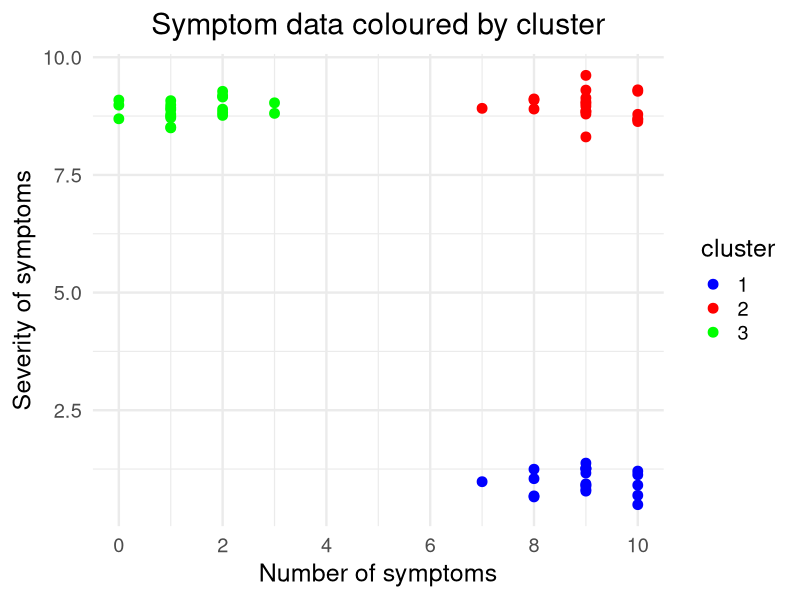
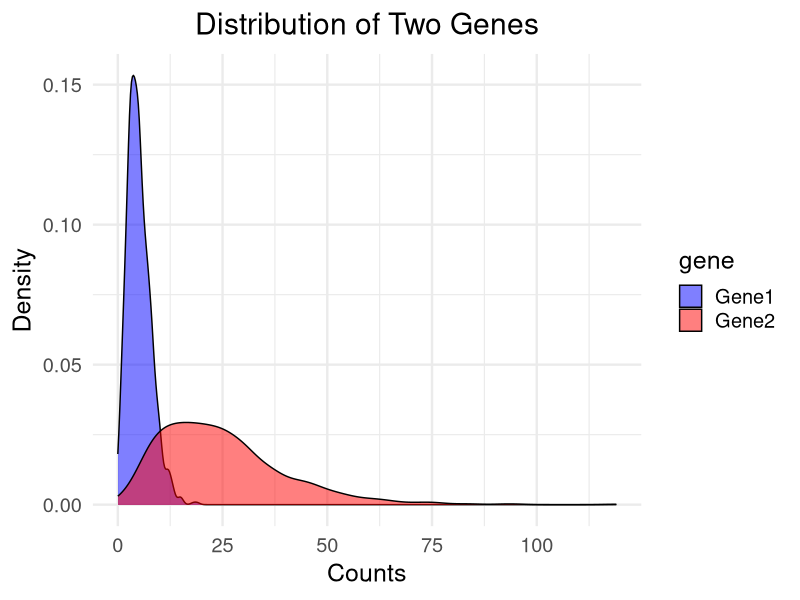
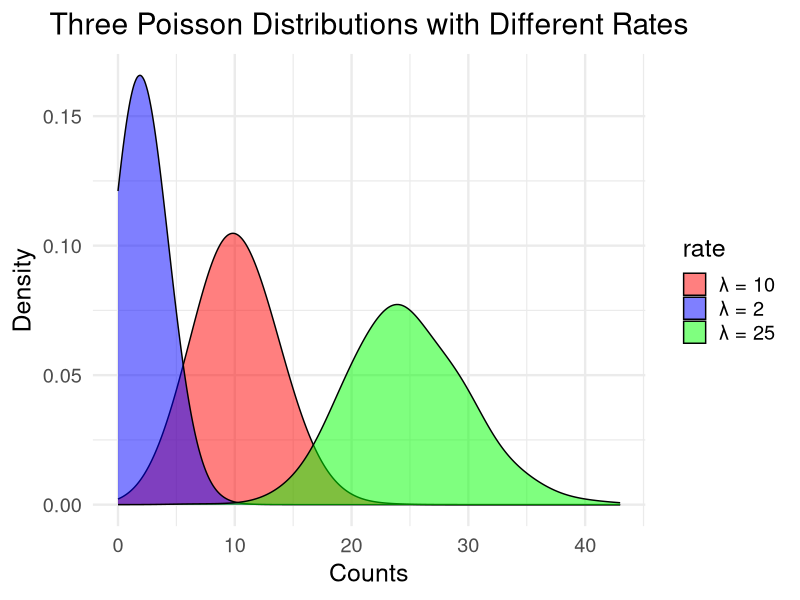
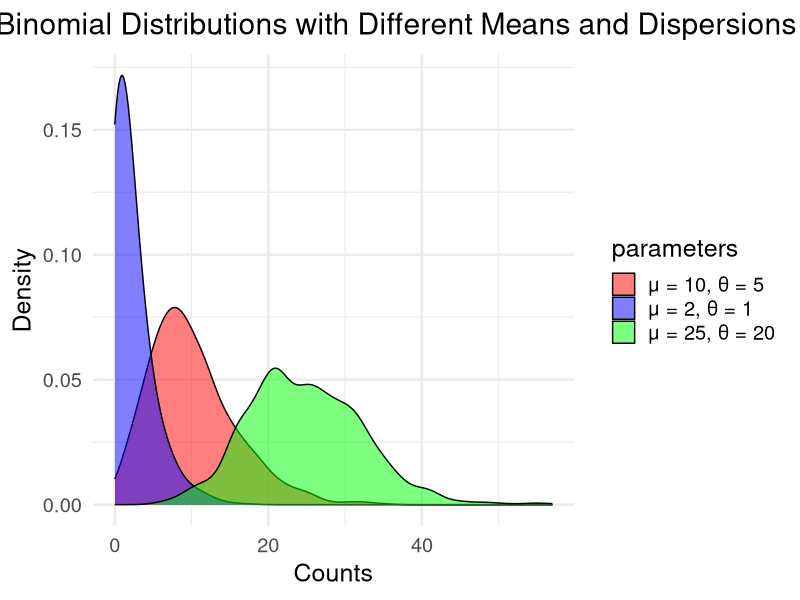
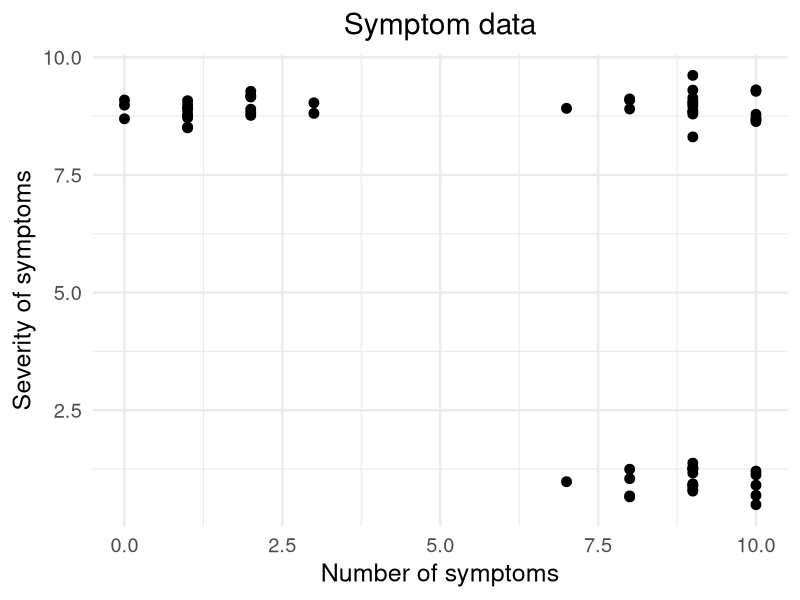
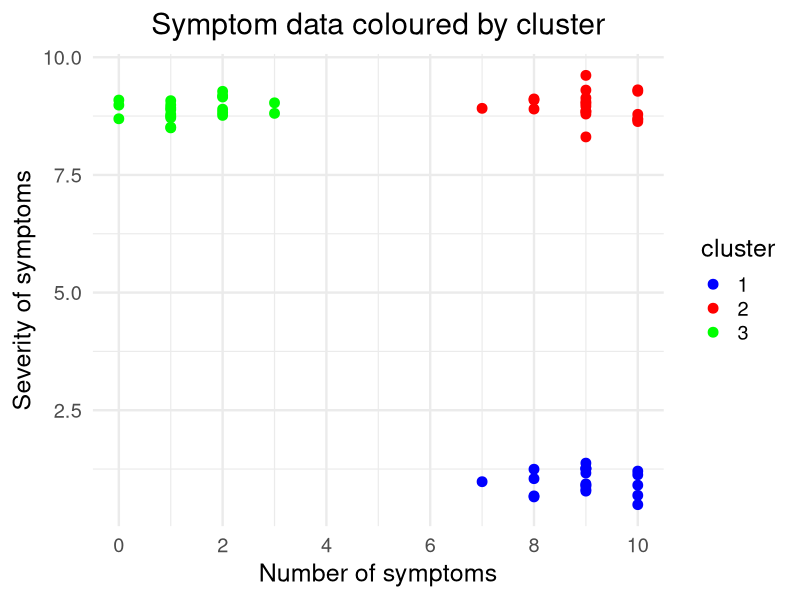
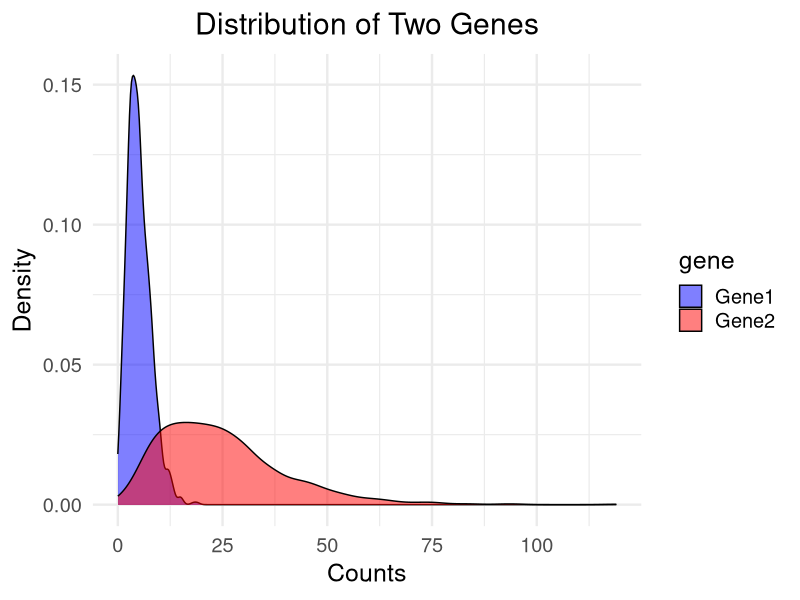
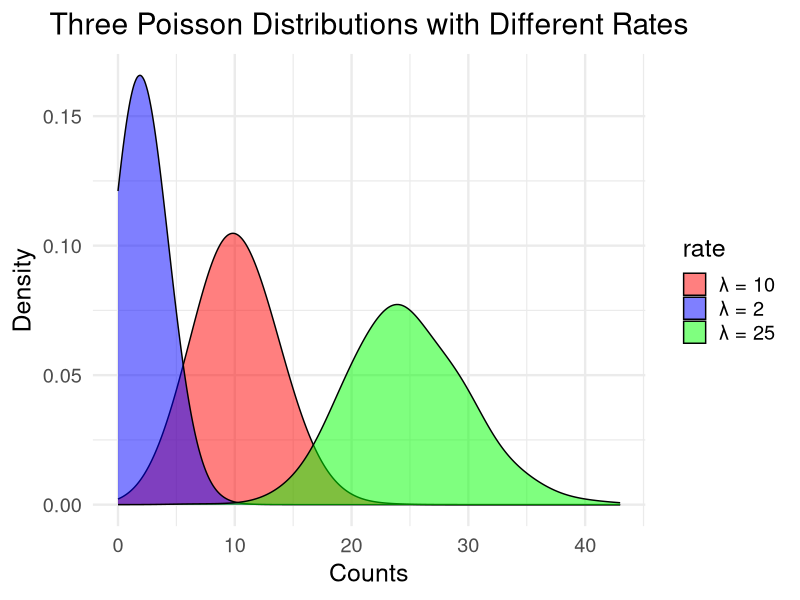

These figures' R source, in order:
library(ggplot2)
library(dplyr)

figure_directory = fs::path("output", "figures")

# Plot 1 : motivation - disease subtypes by severity and number of symptoms

# Simulate very clearly separated symptom data
set.seed(123)

n <- 20  # points per cluster

# Cluster 1: high symptoms, low severity
c1 <- data.frame(
  symptoms = round(rnorm(n, mean = 9, sd = 1), digits = 0),
  severity = rnorm(n, mean = 1, sd = 0.3)
)

# Cluster 2: high symptoms, high severity
c2 <- data.frame(
  symptoms = round(rnorm(n, mean = 9, sd = 1), digits = 0),
  severity = rnorm(n, mean = 9, sd = 0.3)
)

# Cluster 3: low symptoms, high severity
c3 <- data.frame(
  symptoms = round(rnorm(n, mean = 1, sd = 1), digits = 0),
  severity = rnorm(n, mean = 9, sd = 0.3)
)

# Combine clusters and add cluster label
symptom_data <- rbind(c1, c2, c3)
symptom_data$cluster <- factor(rep(1:3, each = n))

# Clip values to 0-10 range
symptom_data$symptoms <- pmax(pmin(symptom_data$symptoms, 10), 0)
symptom_data$severity <- pmax(pmin(symptom_data$severity, 10), 0)

# ---- Plot 1: points uncolored ----
p1 <- ggplot(symptom_data, aes(x = symptoms, y = severity)) +
  geom_point(size = 3) +
  theme_minimal(base_size = 18) +
  labs(title = "Symptom data",
       x = "Number of symptoms",
       y = "Severity of symptoms") + 
  theme(plot.title = element_text(hjust = 0.5))

# ---- Plot 2: points colored by cluster ----
p2 <- ggplot(symptom_data, aes(x = symptoms, y = severity, color = cluster)) +
  geom_point(size = 3) +
  # stat_ellipse(level = 0.95, linetype = "dashed", size = 1) +
  theme_minimal(base_size = 18) +
  labs(title = "Symptom data coloured by cluster",
       x = "Number of symptoms",
       y = "Severity of symptoms") +
  scale_color_manual(values = c("1" = "blue", "2" = "red", "3" = "green")) +
  scale_x_continuous(breaks = scales::breaks_pretty()) +
  theme(plot.title = element_text(hjust = 0.5))

print(p2)

# Example of distribution of two genes

n <- 1000  # number of samples

# Gene 1: small mean, small variance
mu1 <- 5
size1 <- 10  # larger size -> lower variance
gene1 <- rnbinom(n, mu = mu1, size = size1)

# Gene 2: large mean, large variance
mu2 <- 25
size2 <- 3   # smaller size -> higher variance
gene2 <- rnbinom(n, mu = mu2, size = size2)

# Combine into a data frame for ggplot
df <- data.frame(
  counts = c(gene1, gene2),
  gene = factor(rep(c("Gene1", "Gene2"), each = n))
)

# Smoothed histograms (density plots) with transparency
p3 = ggplot(df, aes(x = counts, fill = gene)) +
  geom_density(alpha = 0.5) +   # alpha controls transparency
  scale_fill_manual(values = c("Gene1" = "blue", "Gene2" = "red")) +
  theme_minimal(base_size = 18) +
  labs(title = "Distribution of Two Genes",
       x = "Counts",
       y = "Density") +
  xlim(0, max(df$counts)) + 
  theme(plot.title = element_text(hjust = 0.5))

print(p3)

# Poisson vs negative binomial distributions

# Poisson
# Parameters
lambda_small <- 2
lambda_medium <- 10
lambda_high <- 25
n <- 1000  # number of samples per group

# Labels as strings
labels <- c(paste0("λ = ", lambda_small),
            paste0("λ = ", lambda_medium),
            paste0("λ = ", lambda_high))

# Simulate Poisson data
df <- data.frame(
  counts = c(
    rpois(n, lambda_small),
    rpois(n, lambda_medium),
    rpois(n, lambda_high)
  ),
  rate = factor(rep(labels, each = n))
)

# Plot superposed densities
p4 <- ggplot(df, aes(x = counts, fill = rate)) +
  geom_density(alpha = 0.5, bw = 2) +   # increased bandwidth for smoother curves
  scale_fill_manual(values = c("λ = 2" = "blue", 
                               "λ = 10" = "red", 
                               "λ = 25" = "green")) +
  theme_minimal(base_size = 18) +
  labs(title = "Three Poisson Distributions with Different Rates",
       x = "Counts",
       y = "Density") +
  xlim(0, max(df$counts)) + 
  theme(plot.title = element_text(hjust = 0.5))

print(p4)

# Negative binomial 

# Parameters
mu_values <- c(2, 10, 25)       # low, medium, high mean
theta_values <- c(1, 5, 20)     # low, medium, high dispersion
n <- 1000                       # samples per group

# Labels
labels <- c(
  paste0("μ = ", mu_values[1], ", θ = ", theta_values[1]),
  paste0("μ = ", mu_values[2], ", θ = ", theta_values[2]),
  paste0("μ = ", mu_values[3], ", θ = ", theta_values[3])
)

# Simulate Negative Binomial data
df_nb <- data.frame(
  counts = c(
    rnbinom(n, mu = mu_values[1], size = theta_values[1]),
    rnbinom(n, mu = mu_values[2], size = theta_values[2]),
    rnbinom(n, mu = mu_values[3], size = theta_values[3])
  ),
  parameters = factor(rep(labels, each = n))
)

# Plot superposed densities
p5 <- ggplot(df_nb, aes(x = counts, fill = parameters)) +
  geom_density(alpha = 0.5, bw = 1.5) +   # smoother curves
  scale_fill_manual(values = c("μ = 2, θ = 1" = "blue", 
                               "μ = 10, θ = 5" = "red", 
                               "μ = 25, θ = 20" = "green")) +
  theme_minimal(base_size = 18) +
  labs(title = "Negative Binomial Distributions with Different Means and Dispersions",
       x = "Counts",
       y = "Density") +
  xlim(0, max(df_nb$counts)) +
  theme(plot.title = element_text(hjust = 0.5))

print(p5)


# Display plots
print(p1)
print(p2)
print(p3)
print(p4)
print(p5)

ggsave(
  plot = p1,
  path = figure_directory,
  filename = "clustering_demo1.png",
  units = "cm",
  width =  25,
  height = 15
)

ggsave(
  plot = p2,
  path = figure_directory,
  filename = "clustering_demo2.png",
  units = "cm",
  width =  25,
  height = 15
)

ggsave(
  plot = p3,
  path = figure_directory,
  filename = "dge_demo1.png",
  units = "cm",
  width =  25,
  height = 15
)

ggsave(
  plot = p4,
  path = figure_directory,
  filename = "dge_demo2.png",
  units = "cm",
  width =  25,
  height = 15
)

ggsave(
  plot = p5,
  path = figure_directory,
  filename = "dge_demo3.png",
  units = "cm",
  width =  35,
  height = 15
)

rm(list = ls())
